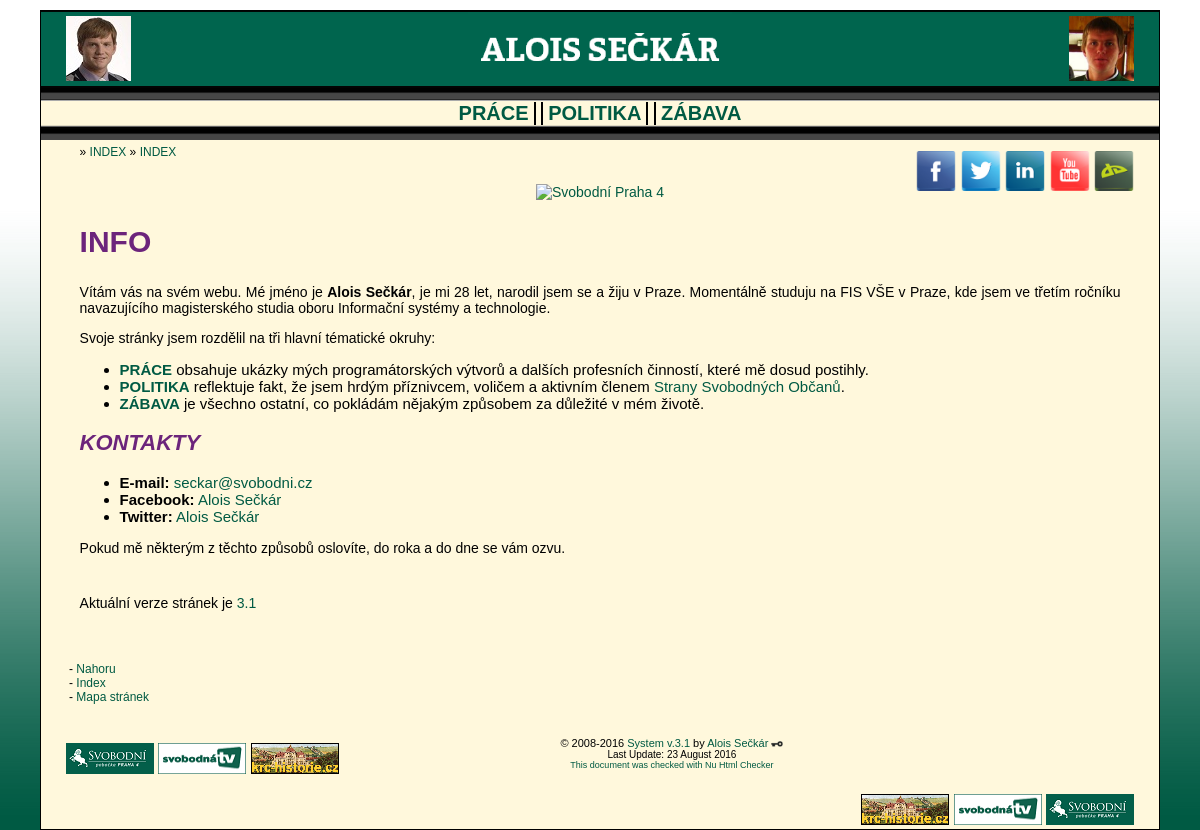
The page / on the database its author committed.
### tables this page shows
CREATE TABLE IF NOT EXISTS `elrh_contacts` (
  `contact` varchar(25) NOT NULL,
  `name` varchar(25) NOT NULL,
  `link` varchar(100) NOT NULL,
  `dscr` varchar(50) NOT NULL
);

### index.php (called while the page is built, shortened)
<?php
$controller = new ELRHPageController();
$controller->resolvePath(mb_strtolower($page, 'UTF-8'));
$controller->prepareData();
$controller->renderPage();
?>

### web/scripts/page-data/elrh_data_helper.php (called while the page is built, shortened)
<?php
class ELRHDataHelper {
	public static function retrieveArray($mysqli, $query) {
		$result = $mysqli->query($query);
	    $i = 0;
		while ($current = $result->fetch_array()) {
			$array[$i] = $current;
			$i++;
		}
		if (isset($array)) {
			return $array;
		} else {
			return null;
		}
	}
}

### web/scripts/page-data/elrh_index_data.php (called while the page is built, shortened)
<?php
class ELRHPageData {
	public static function prepareData($item, $mysqli) {
		$data["title"] = "Alois Sečkár - Domovská stránka";
		$data["age"] = ELRHMiscHelper::elrhCountAge("1988-07-21");
		include_once getcwd().'/web/scripts/page-data/elrh_data_helper.php';
		$data["contacts"] = ELRHDataHelper::retrieveArray(
			$mysqli, "SELECT contact, name, link, dscr FROM elrh_contacts");
		return $data;
	}
}

### web/scripts/page-content/elrh_content_helper.php (the view, shortened to what this page needs)
<?php
class ELRHContentHelper {
	public static function renderContactsList($contacts, $level) {
		echo '<'.$level.'>KONTAKTY</'.$level.'>'.PHP_EOL;
		echo '<ul>'.PHP_EOL;
			if (!empty($contacts)) {
				foreach ($contacts as $contact_info) {
					echo '<li><strong>'.$contact_info["contact"].':</strong> <a href="'.$contact_info["link"].'" title="'.$contact_info["dscr"].'">'.$contact_info["name"].'</a></li>'.PHP_EOL;
				}
			} else {
				echo 'Nefunguje mi teď databáze, ale zastihnete mě na emailu <a href="mailto:seckar@svobodni.cz">seckar@svobodni.cz</a>'.PHP_EOL;
			}
		echo '</ul>'.PHP_EOL;
		echo '<p>'.PHP_EOL;
			echo 'Pokud mě některým z&nbsp;těchto způsobů oslovíte, do roka a&nbsp;do dne se vám ozvu.'.PHP_EOL;
		echo '</p>'.PHP_EOL;
	}
}

### elrh_css.css (style rules this page uses)
a { text-decoration: none }
a:link { color: #005a43; }
p { font-size: 14px; }
body { font-family: 'Arial'; background-image: url('web/skin/body_bg.png'); background-repeat: repeat-x; background-color: #005a43; }
h2 { color: #6C247B; font-size: 22px; font-style: italic; }

### rows shown on the page
elrh_contacts: contact "E-mail", name "seckar@svobodni.cz"
elrh_contacts: contact "Facebook", name "Alois Sečkár"
elrh_contacts: contact "Twitter", name "Alois Sečkár"

### other values the page prints
$page_nav["name"] "INDEX"
$page_data["age"] "28"
$page_data["version"] "3.1"
$version "3.1"
$update "23 August 2016"
